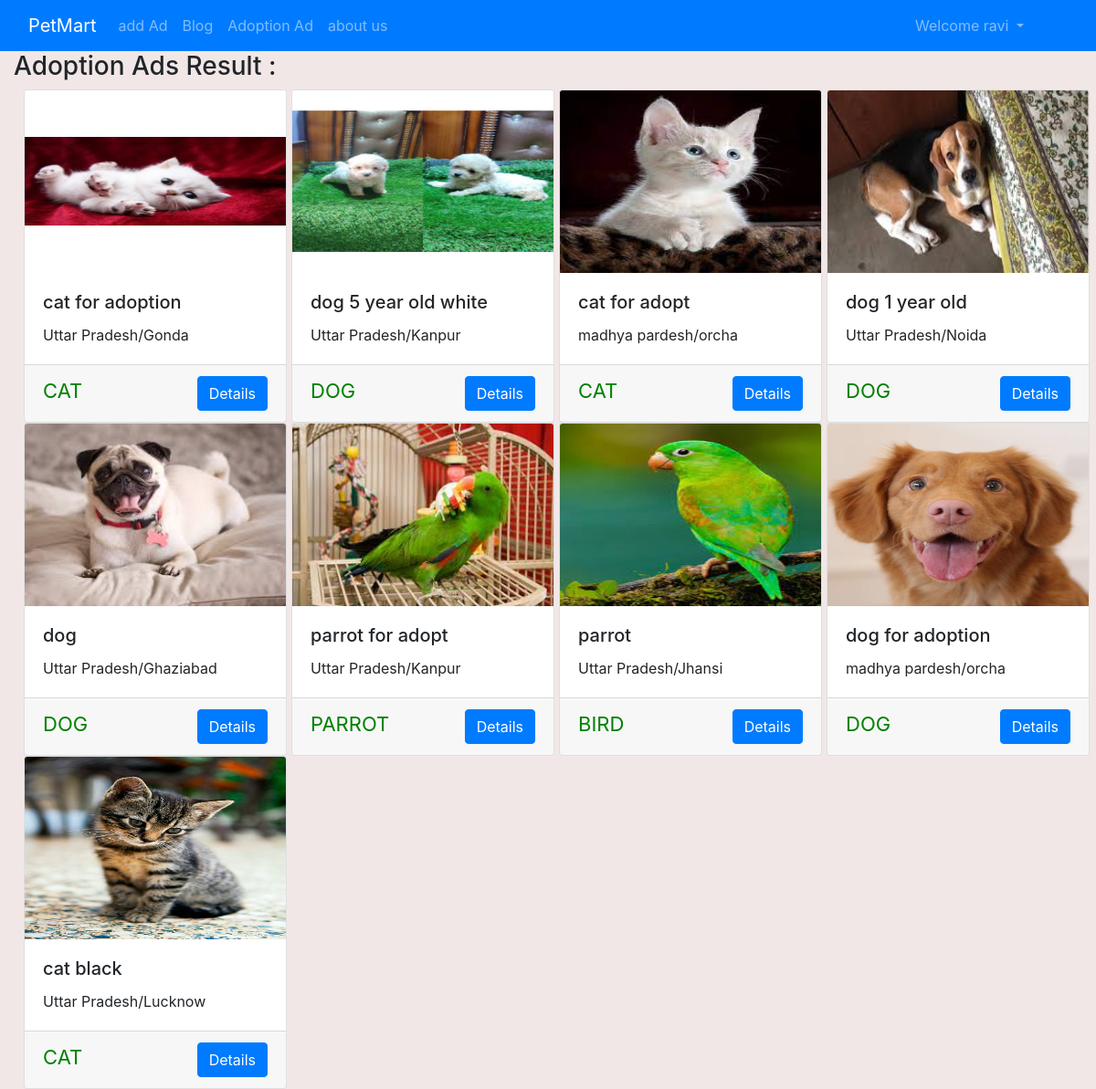
Page /shop/Adoption (signed in) on the committed database.
### shop/models.py (models this page shows)
class Adds(models.Model):
    addId=models.AutoField
    adType=models.CharField(max_length=20,default="")
    addName=models.CharField(max_length=50,default="")
    petCatgory=models.CharField(max_length=50,default="")
    addDescription=models.CharField(max_length=300,default="")
    userId=models.IntegerField()
    pno=models.CharField(max_length=12,default="")
    state=models.CharField(max_length=50,default="")
    city=models.CharField(max_length=50,default="")
    price=models.IntegerField(default=0)
    pub_date=models.DateField(auto_now_add=True)
    image=models.ImageField(upload_to="shop/images/",default="")
    def __str__(self):
        return self.addName

### shop/views.py (the view)
# urls.py: path('Adoption', views.Adoption, name="Adoption"),
def Adoption(request):
    allAds = []
    PetAdoptionAdd = Adds.objects.filter(adType="Pet Adoption")
    print(PetAdoptionAdd)
    params={'adoption':PetAdoptionAdd}
    print(params)
    return render(request, 'shop/AdoptionAd.html', params)

### shop/templates/shop/AdoptionAd.html (shortened to what this page needs)
{% extends 'shop/base.html' %}
{% block body %}
<div class="container-fluid">
  <h3>Adoption Ads Result :</h3>
  {% for i in adoption %}
<div class="col-xs-3 col-sm-3 col-md-3 ">
    <div class="card" style="width: 18rem;">
      <img src='/media/{{i.image}}' class="card-img-top" alt="...">
        <div class="card-body">
            <h5 class="card-title">{{i.addName}}</h5>
            <p class="card-text"> {{i.state}}/{{i.city}}</p>
        </div>
        <div class="card-footer">
            <p id="category">{{i.petCatgory}}</P>
                <a href="/shop/adview/{{i.id}}">
                    <button id="vd{{i.id}}" class="btn btn-primary cart">Details</button>
                </a>
        </div>
    </div>
</div>
{% empty %}
No data found
{% endfor %}
</div>
{% endblock %}

### shop/templates/shop/base.html (shortened to what this page needs)
<!doctype html>
<html lang="en">
  <head>
    <link rel="stylesheet" href="https://stackpath.bootstrapcdn.com/bootstrap/4.2.1/css/bootstrap.min.css">
  </head>
  <body>
    <nav class="navbar navbar-expand-lg navbar-dark bg-primary">
      <div class="container-fluid">
        <a class="navbar-brand" href="/">PetMart</a>
        <div class="collapse navbar-collapse" id="navbarSupportedContent">
          <ul class="navbar-nav me-auto mb-2 mb-lg-0">
            <li class="nav-item">
              <a class="nav-link" aria-current="page" href="/shop/addAd">add Ad</a>
            </li>
            <li class="nav-item">
              <a class="nav-link" aria-current="page" href="/shop/blog">Blog</a>
            </li>
            <li class="nav-item">
              <a class="nav-link" aria-current="page" href="/shop/Adoption">Adoption Ad</a>
            </li>
            <li class="nav-item">
              <a class="nav-link" href="#">about us</a>
            </li>
          </ul>
          {% if user.is_authenticated %}
          <ul class="navbar-nav ml-auto">
            <li class="nav-item dropdown">
              <a class="nav-link dropdown-toggle" href="#" id="navbarDropdown" role="button" data-toggle="dropdown" aria-haspopup="true" aria-expanded="false">
                Welcome {{request.user}}
              </a>
            </li>
        </ul>
          {% endif %}
        </div>
      </div>
    </nav>
    {% block body %} {% endblock %}
  </body>
</html>

### rows in the picture
Adds: image (picture), addName "cat for adoption", state "Uttar Pradesh", city "Gonda", petCatgory "CAT"
Adds: image (picture), addName "dog 5 year old white", state "Uttar Pradesh", city "Kanpur", petCatgory "DOG"
Adds: image (picture), addName "cat for adopt", state "madhya pardesh", city "orcha", petCatgory "CAT"
Adds: image (picture), addName "dog 1 year old", state "Uttar Pradesh", city "Noida", petCatgory "DOG"
Adds: image (picture), addName "dog", state "Uttar Pradesh", city "Ghaziabad", petCatgory "DOG"
Adds: image (picture), addName "parrot for adopt", state "Uttar Pradesh", city "Kanpur", petCatgory "PARROT"
Adds: image (picture), addName "parrot", state "Uttar Pradesh", city "Jhansi", petCatgory "BIRD"
Adds: image (picture), addName "dog for adoption", state "madhya pardesh", city "orcha", petCatgory "DOG"
Adds: image (picture), addName "cat black", state "Uttar Pradesh", city "Lucknow", petCatgory "CAT"

### other values in the picture
{{ request.user }} "ravi"
